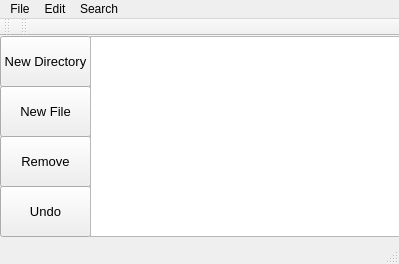
<?xml version="1.0" encoding="UTF-8"?>
<ui version="4.0">
 <class>MainWindow</class>
 <widget class="QMainWindow" name="MainWindow">
  <property name="geometry">
   <rect>
    <x>0</x>
    <y>0</y>
    <width>399</width>
    <height>264</height>
   </rect>
  </property>
  <property name="windowTitle">
   <string>MainWindow</string>
  </property>
  <widget class="QWidget" name="centralWidget">
   <widget class="QPushButton" name="pushButton">
    <property name="geometry">
     <rect>
      <x>0</x>
      <y>0</y>
      <width>91</width>
      <height>51</height>
     </rect>
    </property>
    <property name="font">
     <font>
      <pointsize>10</pointsize>
     </font>
    </property>
    <property name="text">
     <string>New Directory</string>
    </property>
   </widget>
   <widget class="QPushButton" name="pushButton_2">
    <property name="geometry">
     <rect>
      <x>0</x>
      <y>50</y>
      <width>91</width>
      <height>51</height>
     </rect>
    </property>
    <property name="font">
     <font>
      <pointsize>10</pointsize>
     </font>
    </property>
    <property name="text">
     <string>New File</string>
    </property>
   </widget>
   <widget class="QPushButton" name="pushButton_3">
    <property name="geometry">
     <rect>
      <x>0</x>
      <y>100</y>
      <width>91</width>
      <height>51</height>
     </rect>
    </property>
    <property name="font">
     <font>
      <pointsize>10</pointsize>
     </font>
    </property>
    <property name="text">
     <string>Remove</string>
    </property>
   </widget>
   <widget class="QPushButton" name="pushButton_4">
    <property name="geometry">
     <rect>
      <x>0</x>
      <y>150</y>
      <width>91</width>
      <height>51</height>
     </rect>
    </property>
    <property name="font">
     <font>
      <pointsize>10</pointsize>
     </font>
    </property>
    <property name="text">
     <string>Undo</string>
    </property>
   </widget>
   <widget class="QTreeView" name="treeView">
    <property name="geometry">
     <rect>
      <x>90</x>
      <y>0</y>
      <width>311</width>
      <height>201</height>
     </rect>
    </property>
   </widget>
  </widget>
  <widget class="QMenuBar" name="menuBar">
   <property name="geometry">
    <rect>
     <x>0</x>
     <y>0</y>
     <width>399</width>
     <height>22</height>
    </rect>
   </property>
   <widget class="QMenu" name="menuFileManager">
    <property name="title">
     <string>File</string>
    </property>
    <addaction name="actionFile"/>
    <addaction name="actionUndo"/>
   </widget>
   <widget class="QMenu" name="menuEdit">
    <property name="title">
     <string>Edit</string>
    </property>
    <addaction name="actionRemove_File_Directory"/>
    <addaction name="actionNew_FIle"/>
    <addaction name="actionNew_Directory"/>
    <addaction name="actionUndo_2"/>
    <addaction name="actionRedo_2"/>
   </widget>
   <widget class="QMenu" name="menuSearch">
    <property name="title">
     <string>Search</string>
    </property>
    <addaction name="actionSearch_For_Folder"/>
    <addaction name="actionSearch_For_File"/>
    <addaction name="actionSearch_by_Keyword"/>
   </widget>
   <addaction name="menuFileManager"/>
   <addaction name="menuEdit"/>
   <addaction name="menuSearch"/>
  </widget>
  <widget class="QToolBar" name="mainToolBar">
   <attribute name="toolBarArea">
    <enum>TopToolBarArea</enum>
   </attribute>
   <attribute name="toolBarBreak">
    <bool>false</bool>
   </attribute>
  </widget>
  <widget class="QStatusBar" name="statusBar"/>
  <widget class="QToolBar" name="toolBar">
   <property name="font">
    <font>
     <pointsize>10</pointsize>
    </font>
   </property>
   <property name="windowTitle">
    <string>toolBar</string>
   </property>
   <attribute name="toolBarArea">
    <enum>TopToolBarArea</enum>
   </attribute>
   <attribute name="toolBarBreak">
    <bool>false</bool>
   </attribute>
  </widget>
  <action name="actionFile">
   <property name="text">
    <string>Open Folder</string>
   </property>
  </action>
  <action name="actionSearch">
   <property name="text">
    <string>Search</string>
   </property>
  </action>
  <action name="actionUndo">
   <property name="text">
    <string>Open File</string>
   </property>
  </action>
  <action name="actionRedo">
   <property name="text">
    <string>Redo</string>
   </property>
  </action>
  <action name="actionRemove_File_Directory">
   <property name="text">
    <string>Remove File/Directory</string>
   </property>
  </action>
  <action name="actionNew_FIle">
   <property name="text">
    <string>New FIle</string>
   </property>
  </action>
  <action name="actionNew_Directory">
   <property name="text">
    <string>New Directory</string>
   </property>
  </action>
  <action name="actionUndo_2">
   <property name="text">
    <string>Undo</string>
   </property>
  </action>
  <action name="actionRedo_2">
   <property name="text">
    <string>Redo</string>
   </property>
  </action>
  <action name="actionSearch_For_Folder">
   <property name="text">
    <string>Search For Folder</string>
   </property>
  </action>
  <action name="actionSearch_For_File">
   <property name="text">
    <string>Search For File</string>
   </property>
  </action>
  <action name="actionSearch_by_Keyword">
   <property name="text">
    <string>Search by Keyword</string>
   </property>
  </action>
 </widget>
 <layoutdefault spacing="6" margin="11"/>
 <resources/>
 <connections/>
</ui>
